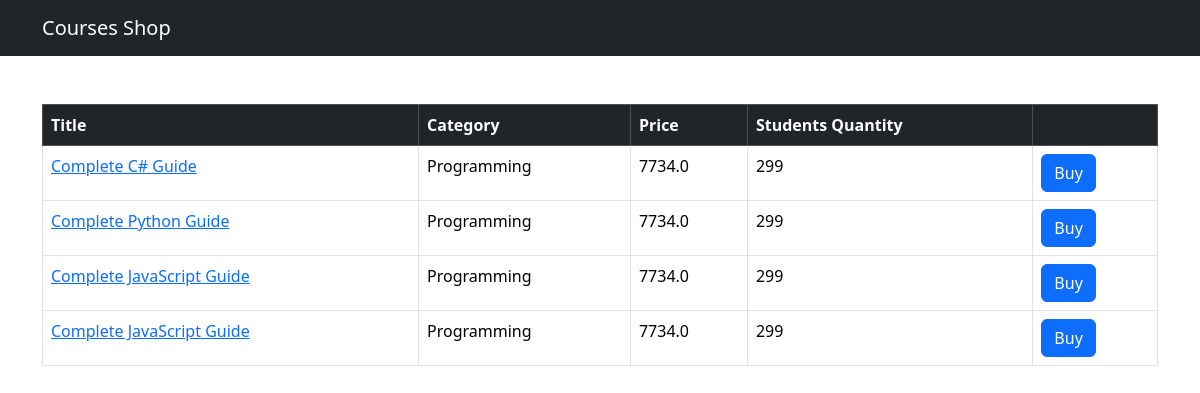
The app's page /shop/ with its own data.
### shop/models.py (models this page shows, shortened)
class Course(models.Model):
    title = models.CharField(max_length=300)
    price = models.FloatField()
    students_qty = models.IntegerField()
    reviews_qty = models.IntegerField()
    category = models.ForeignKey(Category, on_delete=models.CASCADE)
    created_at = models.DateTimeField(default=timezone.now)

class Category(models.Model):
    title = models.CharField(max_length=255)
    created_at = models.DateTimeField(default=timezone.now)
    def __str__(self):
        return self.title

### shop/views.py (the view)
# urls.py: path('', views.index, name='index'),
def index(request):
    courses = Course.objects.all()
    return render(request, 'shop/courses.html', {'courses': courses})

### templates/shop/courses.html (shortened to what this page needs)
{% extends "base.html" %}
{% block content %}
<table class="table mt-5 table-bordered table-straped table-hover">
    <thead class="table-dark">
        <tr>
            <th>Title</th>
            <th>Category</th>
            <th>Price</th>
            <th>Students Quantity</th>
            <th></th>
        </tr>
    </thead>
    <tbody>
        {% for course in courses %}
        <tr>
            <td>
                <a href= {% url "shop:single_course" course.id %} >{{course.title}}</a>
            </td>
            <td>{{course.category}}</td>
            <td>{{course.price}}</td>
            <td>{{course.students_qty}}</td>
            <td><button class="btn btn-primary">Buy</button></td>
        </tr>
         {% endfor %}
    </tbody>
</table>
{% endblock %}

### records on screen
Course: title "Complete C# Guide", category "Programming", price "7734.0", students_qty "299"
Course: title "Complete Python Guide", category "Programming", price "7734.0", students_qty "299"
Course: title "Complete JavaScript Guide", category "Programming", price "7734.0", students_qty "299"
Course: title "Complete JavaScript Guide", category "Programming", price "7734.0", students_qty "299"
